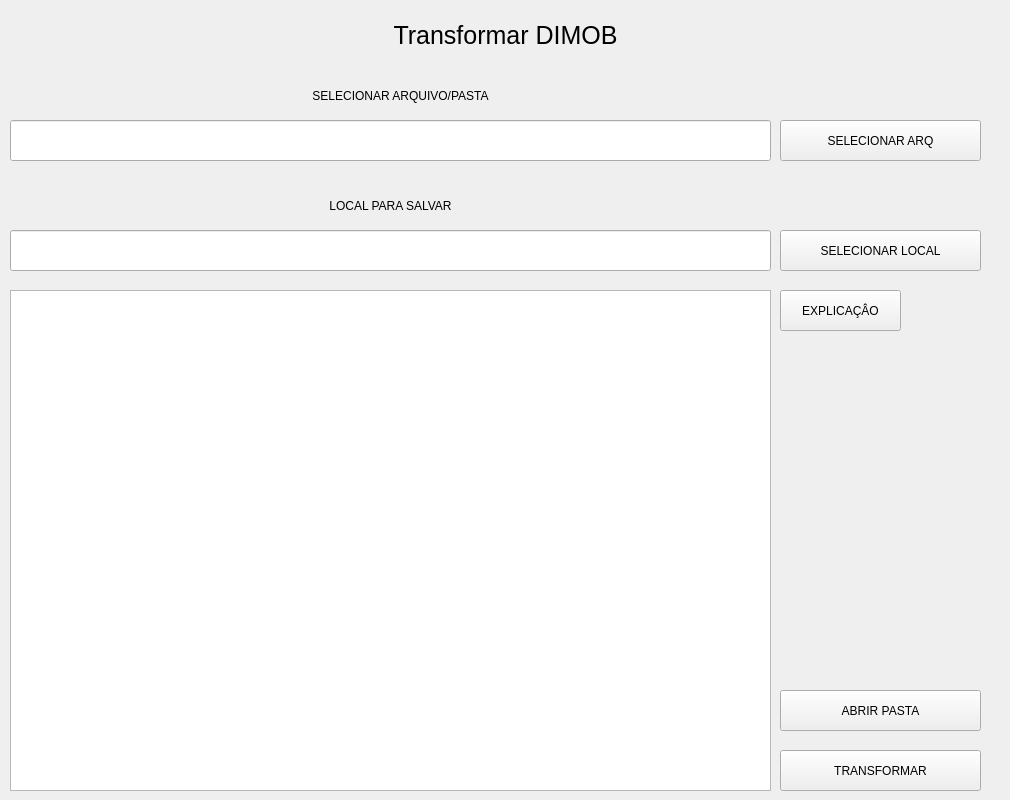
    <widget class="QWidget" name="pagDimob">
     <widget class="QLineEdit" name="textoDimobarq">
      <property name="geometry">
       <rect>
        <x>10</x>
        <y>120</y>
        <width>761</width>
        <height>41</height>
       </rect>
      </property>
      <property name="styleSheet">
       <string notr="true"/>
      </property>
     </widget>
     <widget class="QPushButton" name="btnDimobarq">
      <property name="geometry">
       <rect>
        <x>780</x>
        <y>120</y>
        <width>201</width>
        <height>41</height>
       </rect>
      </property>
      <property name="styleSheet">
       <string notr="true"/>
      </property>
      <property name="text">
       <string>SELECIONAR ARQ</string>
      </property>
      <property name="class" stdset="0">
       <string>botoes2</string>
      </property>
     </widget>
     <widget class="QPushButton" name="btnDimoblocal">
      <property name="geometry">
       <rect>
        <x>780</x>
        <y>230</y>
        <width>201</width>
        <height>41</height>
       </rect>
      </property>
      <property name="styleSheet">
       <string notr="true"/>
      </property>
      <property name="text">
       <string>SELECIONAR LOCAL</string>
      </property>
      <property name="teste" stdset="0">
       <string>kk</string>
      </property>
      <property name="class" stdset="0">
       <string>botoes2</string>
      </property>
     </widget>
     <widget class="QLineEdit" name="textoDimoblocal">
      <property name="geometry">
       <rect>
        <x>10</x>
        <y>230</y>
        <width>761</width>
        <height>41</height>
       </rect>
      </property>
      <property name="styleSheet">
       <string notr="true"/>
      </property>
     </widget>
     <widget class="QLabel" name="label_13">
      <property name="geometry">
       <rect>
        <x>20</x>
        <y>80</y>
        <width>761</width>
        <height>31</height>
       </rect>
      </property>
      <property name="styleSheet">
       <string notr="true"/>
      </property>
      <property name="text">
       <string>SELECIONAR ARQUIVO/PASTA</string>
      </property>
      <property name="alignment">
       <set>Qt::AlignCenter</set>
      </property>
     </widget>
     <widget class="QLabel" name="label_3">
      <property name="geometry">
       <rect>
        <x>10</x>
        <y>20</y>
        <width>991</width>
        <height>31</height>
       </rect>
      </property>
      <property name="styleSheet">
       <string notr="true">font-size: 25px;</string>
      </property>
      <property name="text">
       <string>Transformar DIMOB</string>
      </property>
      <property name="alignment">
       <set>Qt::AlignCenter</set>
      </property>
     </widget>
     <widget class="QLabel" name="label_14">
      <property name="geometry">
       <rect>
        <x>10</x>
        <y>190</y>
        <width>761</width>
        <height>31</height>
       </rect>
      </property>
      <property name="styleSheet">
       <string notr="true"/>
      </property>
      <property name="text">
       <string>LOCAL PARA SALVAR</string>
      </property>
      <property name="alignment">
       <set>Qt::AlignCenter</set>
      </property>
     </widget>
     <widget class="QTextEdit" name="txtinfoDimob">
      <property name="geometry">
       <rect>
        <x>10</x>
        <y>290</y>
        <width>761</width>
        <height>501</height>
       </rect>
      </property>
      <property name="styleSheet">
       <string notr="true"/>
      </property>
     </widget>
     <widget class="QPushButton" name="btnDimobtransformar">
      <property name="geometry">
       <rect>
        <x>780</x>
        <y>750</y>
        <width>201</width>
        <height>41</height>
       </rect>
      </property>
      <property name="styleSheet">
       <string notr="true"/>
      </property>
      <property name="text">
       <string>TRANSFORMAR</string>
      </property>
      <property name="class" stdset="0">
       <string>botoes1</string>
      </property>
     </widget>
     <widget class="QPushButton" name="btnAbrPastaDimob">
      <property name="geometry">
       <rect>
        <x>780</x>
        <y>690</y>
        <width>201</width>
        <height>41</height>
       </rect>
      </property>
      <property name="styleSheet">
       <string notr="true"/>
      </property>
      <property name="text">
       <string>ABRIR PASTA</string>
      </property>
      <property name="class" stdset="0">
       <string>botoes1</string>
      </property>
     </widget>
     <widget class="QPushButton" name="btnAbrPastaDimob_2">
      <property name="geometry">
       <rect>
        <x>780</x>
        <y>290</y>
        <width>121</width>
        <height>41</height>
       </rect>
      </property>
      <property name="styleSheet">
       <string notr="true"/>
      </property>
      <property name="text">
       <string>EXPLICAÇÂO</string>
      </property>
      <property name="class" stdset="0">
       <string>botoes1</string>
      </property>
     </widget>
    </widget>
